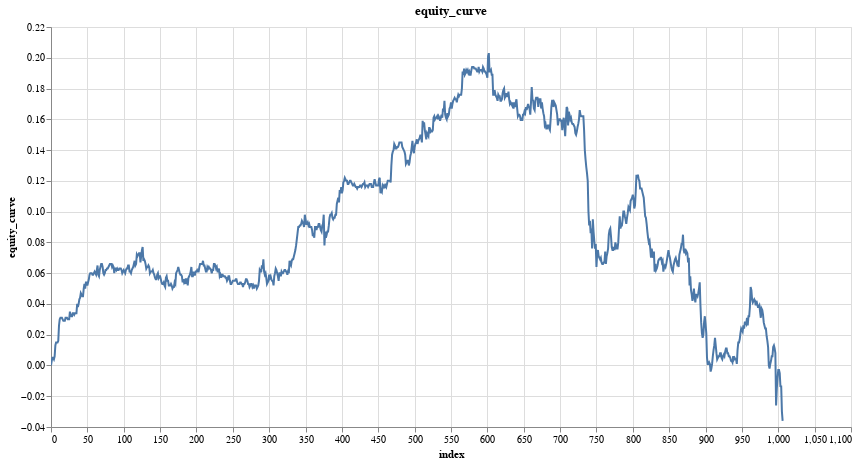

Notebook cell for this chart:
### Code cell
features = ['close_log_return_lag_2']
model = LinearModel(len(features))
model_trades = research.learn_model_trades(ts, features, target, model, no_epochs=200, loss=nn.L1Loss())
research.plot_column(model_trades,'equity_curve')

### Figure 1 — Vega specification as saved in the notebook (floating-point values rounded to 4 significant figures; data arrays with more than 128 entries replaced by an {"elided": "..."} marker saying what was removed)
{"$schema": "https://vega.github.io/schema/vega/v5.json", "data": [{"name": "param_7_store"}, {"name": "source_0", "values": {"elided": "1007 records"}}, {"name": "source_0_x_domain_index", "values": [{"min": 0, "max": 1006}]}, {"name": "source_0_y_domain_equity_curve", "values": [{"min": -0.036, "max": 0.203}]}], "signals": [{"name": "unit", "value": {}, "on": [{"events": "pointermove", "update": "isTuple(group()) ? group() : unit"}]}, {"name": "param_7", "update": "vlSelectionResolve(\"param_7_store\", \"union\")"}, {"name": "param_7_index", "on": [{"events": [{"source": "view", "type": "dblclick"}], "update": "null"}, {"events": {"signal": "param_7_translate_delta"}, "update": "panLinear(param_7_translate_anchor.extent_x, -param_7_translate_delta.x / width)"}, {"events": {"signal": "param_7_zoom_delta"}, "update": "zoomLinear(domain(\"x\"), param_7_zoom_anchor.x, param_7_zoom_delta)"}]}, {"name": "param_7_equity_curve", "on": [{"events": [{"source": "view", "type": "dblclick"}], "update": "null"}, {"events": {"signal": "param_7_translate_delta"}, "update": "panLinear(param_7_translate_anchor.extent_y, param_7_translate_delta.y / height)"}, {"events": {"signal": "param_7_zoom_delta"}, "update": "zoomLinear(domain(\"y\"), param_7_zoom_anchor.y, param_7_zoom_delta)"}]}, {"name": "param_7_tuple", "on": [{"events": [{"signal": "param_7_index || param_7_equity_curve"}], "update": "param_7_index && param_7_equity_curve ? {unit: \"\", fields: param_7_tuple_fields, values: [param_7_index,param_7_equity_curve]} : null"}]}, {"name": "param_7_tuple_fields", "value": [{"field": "index", "channel": "x", "type": "R"}, {"field": "equity_curve", "channel": "y", "type": "R"}]}, {"name": "param_7_translate_anchor", "value": {}, "on": [{"events": [{"source": "scope", "type": "pointerdown"}], "update": "{x: x(unit), y: y(unit), extent_x: domain(\"x\"), extent_y: domain(\"y\")}"}]}, {"name": "param_7_translate_delta", "value": {}, "on": [{"events": [{"source": "window", "between": [{"source": "scope", "type": "pointerdown"}, {"source": "window", "type": "pointerup"}], "type": "pointermove", "consume": true}], "update": "{x: param_7_translate_anchor.x - x(unit), y: param_7_translate_anchor.y - y(unit)}"}]}, {"name": "param_7_zoom_anchor", "on": [{"events": [{"source": "scope", "type": "wheel", "consume": true}], "update": "{x: invert(\"x\", x(unit)), y: invert(\"y\", y(unit))}"}]}, {"name": "param_7_zoom_delta", "on": [{"events": [{"source": "scope", "consume": true, "type": "wheel"}], "update": "pow(1.001, event.deltaY * pow(16, event.deltaMode))", "force": true}]}, {"name": "param_7_modify", "on": [{"events": {"signal": "param_7_tuple"}, "update": "modify(\"param_7_store\", param_7_tuple, true)"}]}], "marks": [{"type": "line", "name": "marks", "from": {"data": "source_0"}, "sort": {"field": "x"}, "encode": {"update": {"defined": {"signal": "isValid(datum[\"index\"]) && isFinite(+datum[\"index\"]) && isValid(datum[\"equity_curve\"]) && isFinite(+datum[\"equity_curve\"])"}, "y": {"field": "equity_curve", "scale": "y"}, "stroke": {"value": "#4c78a8"}, "tooltip": {"signal": "{\"index\": format(datum[\"index\"], \"\"), \"equity_curve\": format(datum[\"equity_curve\"], \"\")}"}, "x": {"field": "index", "scale": "x"}}}, "clip": true, "style": ["line"], "interactive": true}], "scales": [{"name": "x", "type": "linear", "domain": [{"signal": "(data(\"source_0_x_domain_index\")[0] || {}).min"}, {"signal": "(data(\"source_0_x_domain_index\")[0] || {}).max"}], "range": [0, {"signal": "width"}], "domainRaw": {"signal": "param_7[\"index\"]"}, "zero": false, "nice": true}, {"name": "y", "type": "linear", "domain": [{"signal": "(data(\"source_0_y_domain_equity_curve\")[0] || {}).min"}, {"signal": "(data(\"source_0_y_domain_equity_curve\")[0] || {}).max"}], "range": [{"signal": "height"}, 0], "domainRaw": {"signal": "param_7[\"equity_curve\"]"}, "zero": true, "nice": true}], "axes": [{"scale": "x", "grid": true, "aria": false, "maxExtent": 0, "ticks": false, "orient": "bottom", "minExtent": 0, "tickCount": {"signal": "ceil(width/40)"}, "gridScale": "y", "domain": false, "labels": false, "zindex": 0}, {"scale": "y", "minExtent": 0, "gridScale": "x", "ticks": false, "zindex": 0, "grid": true, "tickCount": {"signal": "ceil(height/40)"}, "orient": "left", "maxExtent": 0, "domain": false, "labels": false, "aria": false}, {"scale": "x", "labelFlush": true, "labelOverlap": true, "zindex": 0, "grid": false, "tickCount": {"signal": "ceil(width/40)"}, "title": "index", "orient": "bottom"}, {"scale": "y", "title": "equity_curve", "grid": false, "orient": "left", "tickCount": {"signal": "ceil(height/40)"}, "zindex": 0, "labelOverlap": true}], "title": {"text": "equity_curve", "frame": "group"}, "padding": 5, "style": "cell", "background": "white", "width": 800, "height": 400}
